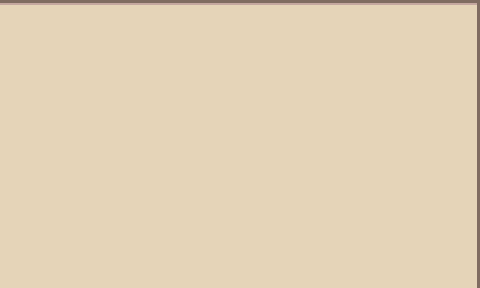

A level layout from a 2D game, rendered from its tile map. Below: a short description, then the map file with its tile-grid data intact:
An orthogonal 15x9 tile map with 32x32 px tiles, 1 tile layer (Tile Layer 1).

<map version="1.0" orientation="orthogonal" width="15" height="9" tilewidth="32" tileheight="32">
 <tileset firstgid="1" name="Tiles" tilewidth="32" tileheight="32">
  <image source="../module-set.png" width="96" height="192" />
  <tile id="0">
   <properties>
    <property name="Name" value="TILE_TL" />
   </properties>
  </tile>
  <tile id="1">
   <properties>
    <property name="Name" value="TILE_TC" />
   </properties>
  </tile>
  <tile id="2">
   <properties>
    <property name="Name" value="TILE_TR" />
   </properties>
  </tile>
  <tile id="3">
   <properties>
    <property name="Name" value="TILE_ML" />
   </properties>
  </tile>
  <tile id="4">
   <properties>
    <property name="Name" value="TILE_MC" />
   </properties>
  </tile>
  <tile id="5">
   <properties>
    <property name="Name" value="TILE_MR" />
   </properties>
  </tile>
  <tile id="6">
   <properties>
    <property name="Name" value="TILE_BL" />
   </properties>
  </tile>
  <tile id="7">
   <properties>
    <property name="Name" value="TILE_BC" />
   </properties>
  </tile>
  <tile id="8">
   <properties>
    <property name="Name" value="TILE_BR" />
   </properties>
  </tile>
  <tile id="9">
   <properties>
    <property name="Name" value="TILE_TO" />
   </properties>
  </tile>
  <tile id="10">
   <properties>
    <property name="Name" value="TILE_RO" />
   </properties>
  </tile>
  <tile id="11">
   <properties>
    <property name="Name" value="TILE_BLANK" />
   </properties>
  </tile>
  <tile id="12">
   <properties>
    <property name="Name" value="TILE_LO" />
   </properties>
  </tile>
  <tile id="13">
   <properties>
    <property name="Name" value="TILE_BO" />
   </properties>
  </tile>
  <tile id="15">
   <properties>
    <property name="Name" value="TILE_UNDER" />
   </properties>
  </tile>
 </tileset>
 <layer name="Tile Layer 1" width="15" height="9">
  <data>
   <tile gid="2" />
   <tile gid="2" />
   <tile gid="2" />
   <tile gid="2" />
   <tile gid="2" />
   <tile gid="2" />
   <tile gid="2" />
   <tile gid="2" />
   <tile gid="2" />
   <tile gid="2" />
   <tile gid="2" />
   <tile gid="2" />
   <tile gid="2" />
   <tile gid="2" />
   <tile gid="3" />
   <tile gid="5" />
   <tile gid="5" />
   <tile gid="5" />
   <tile gid="5" />
   <tile gid="5" />
   <tile gid="5" />
   <tile gid="5" />
   <tile gid="5" />
   <tile gid="5" />
   <tile gid="5" />
   <tile gid="5" />
   <tile gid="5" />
   <tile gid="5" />
   <tile gid="5" />
   <tile gid="6" />
   <tile gid="5" />
   <tile gid="5" />
   <tile gid="5" />
   <tile gid="5" />
   <tile gid="5" />
   <tile gid="5" />
   <tile gid="5" />
   <tile gid="5" />
   <tile gid="5" />
   <tile gid="5" />
   <tile gid="5" />
   <tile gid="5" />
   <tile gid="5" />
   <tile gid="5" />
   <tile gid="6" />
   <tile gid="5" />
   <tile gid="5" />
   <tile gid="5" />
   <tile gid="5" />
   <tile gid="5" />
   <tile gid="5" />
   <tile gid="5" />
   <tile gid="5" />
   <tile gid="5" />
   <tile gid="5" />
   <tile gid="5" />
   <tile gid="5" />
   <tile gid="5" />
   <tile gid="5" />
   <tile gid="6" />
   <tile gid="5" />
   <tile gid="5" />
   <tile gid="5" />
   <tile gid="5" />
   <tile gid="5" />
   <tile gid="5" />
   <tile gid="5" />
   <tile gid="5" />
   <tile gid="5" />
   <tile gid="5" />
   <tile gid="5" />
   <tile gid="5" />
   <tile gid="5" />
   <tile gid="5" />
   <tile gid="6" />
   <tile gid="5" />
   <tile gid="5" />
   <tile gid="5" />
   <tile gid="5" />
   <tile gid="5" />
   <tile gid="5" />
   <tile gid="5" />
   <tile gid="5" />
   <tile gid="5" />
   <tile gid="5" />
   <tile gid="5" />
   <tile gid="5" />
   <tile gid="5" />
   <tile gid="5" />
   <tile gid="6" />
   <tile gid="5" />
   <tile gid="5" />
   <tile gid="5" />
   <tile gid="5" />
   <tile gid="5" />
   <tile gid="5" />
   <tile gid="5" />
   <tile gid="5" />
   <tile gid="5" />
   <tile gid="5" />
   <tile gid="5" />
   <tile gid="5" />
   <tile gid="5" />
   <tile gid="5" />
   <tile gid="6" />
   <tile gid="5" />
   <tile gid="5" />
   <tile gid="5" />
   <tile gid="5" />
   <tile gid="5" />
   <tile gid="5" />
   <tile gid="5" />
   <tile gid="5" />
   <tile gid="5" />
   <tile gid="5" />
   <tile gid="5" />
   <tile gid="5" />
   <tile gid="5" />
   <tile gid="5" />
   <tile gid="6" />
   <tile gid="5" />
   <tile gid="5" />
   <tile gid="5" />
   <tile gid="5" />
   <tile gid="5" />
   <tile gid="5" />
   <tile gid="5" />
   <tile gid="5" />
   <tile gid="5" />
   <tile gid="5" />
   <tile gid="5" />
   <tile gid="5" />
   <tile gid="5" />
   <tile gid="5" />
   <tile gid="6" />
  </data>
 </layer>
</map>
